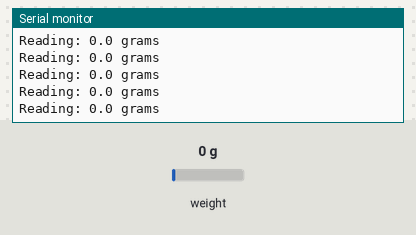
A sketch run on a simulated Arduino Uno, built with avr-gcc and run on an emulated ATmega328P. Parts: the last lines printed to the serial monitor. The test bench sets the inputs (shaded band); at power-on: weight on the scale 0 g.

Above: at 2.2 s.
2.3 s: weight on the scale set to 100 g
At 2.32 s:
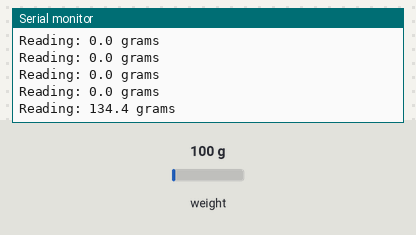
5.3 s: weight on the scale set to 1250 g
At 5.34 s:
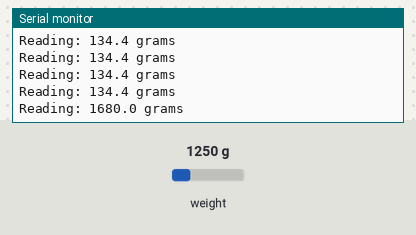
Timing chart, 0 to 8.3 s (numbered marks = the images above; inputs shaded):
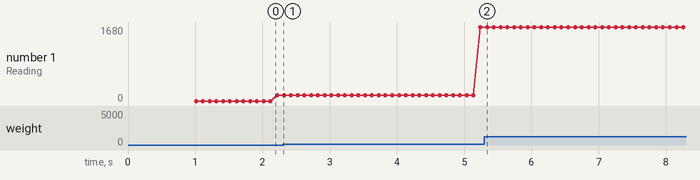

The sketch:

Laod_cell_calibration_hx711.ino
```cpp
// (licence header left out)
#include "HX711.h"

#define calibration_factor  //This value is obtained using the SparkFun_HX711_Calibration sketch

#define DOUT  3
#define CLK  4

HX711 scale;

void setup() {
  Serial.begin(9600);
  Serial.println("HX711 scale demo");

  scale.begin(DOUT, CLK);
  scale.set_scale(calibration_factor); //This value is obtained by using the SparkFun_HX711_Calibration sketch
  scale.tare(); //Assuming there is no weight on the scale at start up, reset the scale to 0

  Serial.println("Readings:");
}

void loop() {
  Serial.print("Reading: ");
  Serial.print(scale.read()*0.0032, 1); //scale.get_units() returns a float
  Serial.print(" grams"); //You can change this to kg but you'll need to refactor the calibration_factor
  Serial.println();
}
```

Measured:
- plotted number 1: 134.4 → 1680 after the input at 2.3 s
